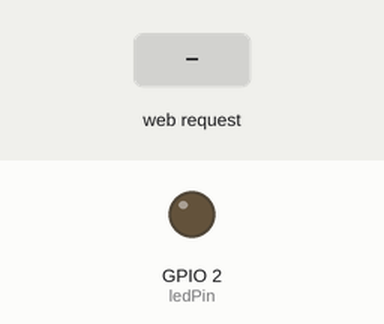
This sketch was run on a simulated ESP32. On the bench: output pins drawn as LEDs (lit = HIGH). The test bench sets the inputs (shaded band). WiFi joins after 1.5 s; servers stay silent unless stated; what the sketch prints to the serial monitor is not drawn.

Above: at 2.7 s.
2.8 s: HTTP request GET /LED=ON received
At 4.0 s:
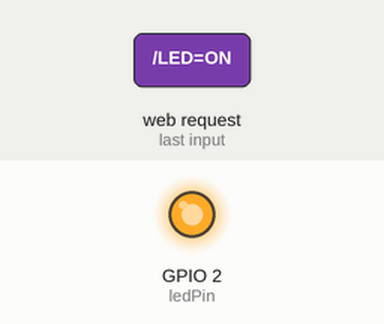
4.3 s: HTTP request GET /LED=OFF received
At 5.2 s:
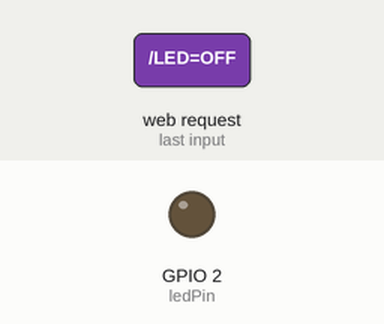
Timing chart, 0 to 7.3 s (numbered marks = the images above; inputs shaded):
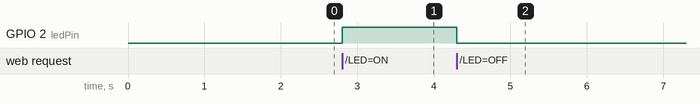

The sketch:

webServerExampleONE.ino
```cpp
#include <WiFi.h>

const char* ssid = "ESP32";//type your ssid
const char* password = "password";//type your password


int ledPin = 2; // GPIO2 of ESP32


WiFiServer server(80);

void setup() {
  Serial.begin(115200);
  delay(10);


  pinMode(ledPin, OUTPUT);
  digitalWrite(ledPin, LOW);

  // Connect to WiFi network
  Serial.println();
  Serial.println();
  Serial.print("Connecting to ");
  Serial.println(ssid);

  WiFi.begin(ssid, password);

  while (WiFi.status() != WL_CONNECTED) {
    delay(500);
    Serial.print(".");
  }
  Serial.println("");
  Serial.println("WiFi connected");

  // Start the server
  server.begin();
  Serial.println("Server started");

  // Print the IP address
  Serial.print("Use this URL to connect: ");
  Serial.print("http://");
  Serial.print(WiFi.localIP());
  Serial.println("/");

}

void loop() {
  // Check if a client has connected
  WiFiClient client = server.available();
  if (!client) {
    return;
  }

  // Wait until the client sends some data
  Serial.println("new client");
  unsigned long tempoinicio = millis();
  unsigned long tempopassou=0;
  while(!client.available() && (tempopassou<500)){
    tempopassou = millis()-tempoinicio;
    delay(1);
  }

  // Read the first line of the request
  String request = client.readStringUntil('\r');
  Serial.println(request);
  client.flush();

  // Match the request

  int value = LOW;
  if (request.indexOf("/LED=ON") != -1) {
    digitalWrite(ledPin, HIGH);
    value = HIGH;
  }
  if (request.indexOf("/LED=OFF") != -1){
    digitalWrite(ledPin, LOW);
    value = LOW;
  }

// Set ledPin according to the request
//digitalWrite(ledPin, value);


  // Return the response
  client.println("HTTP/1.1 200 OK");
  client.println("Content-Type: text/html");
  client.println(""); //  do not forget this one
  client.println("<!DOCTYPE html>");
  client.println("<html>");
  client.println("<head>");
  client.println("  <title>PAGINA IOT</title>");
  client.println("</head>");
  client.println("<body>");
  client.print("Led pin is now: ");

  if(value == HIGH) {
    client.print("On");
  } else {
    client.print("Off");
  }
  client.println("<br><br>");
  client.println("Click <a href=\"/LED=ON\">here</a> turn the LED on pin 2 ON<br>");
  client.println("Click <a href=\"/LED=OFF\">here</a> turn the LED on pin 2 OFF<br>");
  client.println("</body>");
  client.println("</html>");

  delay(1);
  Serial.println("Client disonnected");
  Serial.println("");

}
```

Measured:
- after the input at 2.8 s, GPIO 2 (ledPin): LOW → HIGH at once
- after the input at 4.3 s, GPIO 2 (ledPin): HIGH → LOW at once
